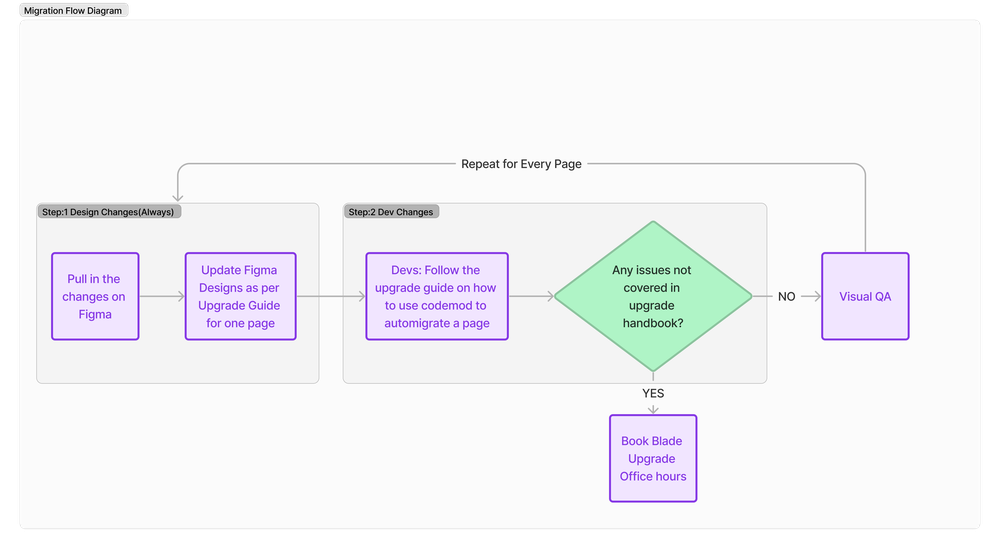
#> input picture packages/blade/migration-v11-workflow.png, 1000 x 549 px, shrunk from 4072 x 2235 before the run
$ python verifyRazorSenseMedia.py --reference-dir .. --candidate-dir .. --min-ssim 1.0 --min-psnr 1.0 --max-delta-e-p95 1.0 --max-edge-shift 1.0
#> lines starting #> are read from the running program, lines starting #| are printed output that depends on the picture
#!/usr/bin/env python3
"""Native-resolution perceptual gates for RazorSense media derivatives."""

from __future__ import annotations

import argparse
import json
import math
import sys
from pathlib import Path

import numpy as np
from PIL import Image
from scipy.ndimage import distance_transform_edt, gaussian_filter, sobel


def parse_args() -> argparse.Namespace:
    parser = argparse.ArgumentParser(description=__doc__)
    parser.add_argument("--reference-dir", required=True, type=Path)
    parser.add_argument("--candidate-dir", required=True, type=Path)
    parser.add_argument("--min-ssim", required=True, type=float)
    parser.add_argument("--min-psnr", required=True, type=float)
    parser.add_argument("--max-delta-e-p95", required=True, type=float)
    parser.add_argument("--max-edge-shift", required=True, type=float)
    return parser.parse_args()


def load_rgb(path: Path) -> np.ndarray:
    with Image.open(path) as image:
        return np.asarray(image.convert("RGB"), dtype=np.float64) / 255.0


def srgb_to_linear(rgb: np.ndarray) -> np.ndarray:
    return np.where(rgb <= 0.04045, rgb / 12.92, ((rgb + 0.055) / 1.055) ** 2.4)


def linear_rgb_to_lab(rgb: np.ndarray) -> np.ndarray:
    matrix = np.array(
        [
            [0.4124564, 0.3575761, 0.1804375],
            [0.2126729, 0.7151522, 0.0721750],
            [0.0193339, 0.1191920, 0.9503041],
        ]
    )
    xyz = rgb @ matrix.T
    xyz /= np.array([0.95047, 1.0, 1.08883])
    delta = 6.0 / 29.0
    f = np.where(xyz > delta**3, np.cbrt(xyz), xyz / (3 * delta**2) + 4.0 / 29.0)
    return np.stack(
        [116.0 * f[..., 1] - 16.0, 500.0 * (f[..., 0] - f[..., 1]), 200.0 * (f[..., 1] - f[..., 2])],
        axis=-1,
    )


def windowed_ssim(reference: np.ndarray, candidate: np.ndarray) -> float:
    sigma = 1.5
    mu_reference = gaussian_filter(reference, sigma=(sigma, sigma, 0), mode="reflect")
    mu_candidate = gaussian_filter(candidate, sigma=(sigma, sigma, 0), mode="reflect")
    variance_reference = gaussian_filter(reference * reference, sigma=(sigma, sigma, 0), mode="reflect") - mu_reference**2
    variance_candidate = gaussian_filter(candidate * candidate, sigma=(sigma, sigma, 0), mode="reflect") - mu_candidate**2
    covariance = gaussian_filter(reference * candidate, sigma=(sigma, sigma, 0), mode="reflect") - mu_reference * mu_candidate
    c1 = 0.01**2
    c2 = 0.03**2
    score = ((2 * mu_reference * mu_candidate + c1) * (2 * covariance + c2)) / (
        (mu_reference**2 + mu_candidate**2 + c1) * (variance_reference + variance_candidate + c2)
    )
    return float(np.mean(score))


def linear_psnr(reference: np.ndarray, candidate: np.ndarray) -> float:
    mse = float(np.mean((reference - candidate) ** 2))
    return math.inf if mse == 0.0 else 10.0 * math.log10(1.0 / mse)


def delta_e_2000(lab1: np.ndarray, lab2: np.ndarray) -> np.ndarray:
    l1, a1, b1 = np.moveaxis(lab1, -1, 0)
    l2, a2, b2 = np.moveaxis(lab2, -1, 0)
    c1 = np.hypot(a1, b1)
    c2 = np.hypot(a2, b2)
    c_bar = (c1 + c2) / 2.0
    g = 0.5 * (1.0 - np.sqrt(c_bar**7 / (c_bar**7 + 25.0**7)))
    a1_prime = (1.0 + g) * a1
    a2_prime = (1.0 + g) * a2
    c1_prime = np.hypot(a1_prime, b1)
    c2_prime = np.hypot(a2_prime, b2)
    h1_prime = np.mod(np.degrees(np.arctan2(b1, a1_prime)), 360.0)
    h2_prime = np.mod(np.degrees(np.arctan2(b2, a2_prime)), 360.0)

    delta_l = l2 - l1
    delta_c = c2_prime - c1_prime
    delta_h_angle = h2_prime - h1_prime
    delta_h_angle = np.where(delta_h_angle > 180.0, delta_h_angle - 360.0, delta_h_angle)
    delta_h_angle = np.where(delta_h_angle < -180.0, delta_h_angle + 360.0, delta_h_angle)
    delta_h_angle = np.where(c1_prime * c2_prime == 0.0, 0.0, delta_h_angle)
    delta_h = 2.0 * np.sqrt(c1_prime * c2_prime) * np.sin(np.radians(delta_h_angle) / 2.0)

    l_bar = (l1 + l2) / 2.0
    c_bar_prime = (c1_prime + c2_prime) / 2.0
    h_difference = np.abs(h1_prime - h2_prime)
    h_sum = h1_prime + h2_prime
    h_bar = np.where(
        c1_prime * c2_prime == 0.0,
        h_sum,
        np.where(h_difference <= 180.0, h_sum / 2.0, np.where(h_sum < 360.0, (h_sum + 360.0) / 2.0, (h_sum - 360.0) / 2.0)),
    )

    t = (
        1.0
        - 0.17 * np.cos(np.radians(h_bar - 30.0))
        + 0.24 * np.cos(np.radians(2.0 * h_bar))
        + 0.32 * np.cos(np.radians(3.0 * h_bar + 6.0))
        - 0.20 * np.cos(np.radians(4.0 * h_bar - 63.0))
    )
    delta_theta = 30.0 * np.exp(-((h_bar - 275.0) / 25.0) ** 2)
    r_c = 2.0 * np.sqrt(c_bar_prime**7 / (c_bar_prime**7 + 25.0**7))
    s_l = 1.0 + (0.015 * (l_bar - 50.0) ** 2) / np.sqrt(20.0 + (l_bar - 50.0) ** 2)
    s_c = 1.0 + 0.045 * c_bar_prime
    s_h = 1.0 + 0.015 * c_bar_prime * t
    r_t = -np.sin(np.radians(2.0 * delta_theta)) * r_c

    l_term = delta_l / s_l
    c_term = delta_c / s_c
    h_term = delta_h / s_h
    return np.sqrt(np.maximum(0.0, l_term**2 + c_term**2 + h_term**2 + r_t * c_term * h_term))


def luminance(rgb: np.ndarray) -> np.ndarray:
    return rgb[..., 0] * 0.2126 + rgb[..., 1] * 0.7152 + rgb[..., 2] * 0.0722


def sobel_edge_mask(rgb: np.ndarray) -> np.ndarray:
    luma = luminance(rgb)
    magnitude = np.hypot(sobel(luma, axis=0, mode="reflect"), sobel(luma, axis=1, mode="reflect"))
    nonzero = magnitude[magnitude > 1e-9]
    if nonzero.size == 0:
        return np.zeros_like(magnitude, dtype=bool)
    threshold = max(float(np.percentile(nonzero, 90.0)), 1e-6)
    return magnitude >= threshold


def symmetric_edge_distance(reference: np.ndarray, candidate: np.ndarray) -> float:
    reference_edges = sobel_edge_mask(reference)
    candidate_edges = sobel_edge_mask(candidate)
    if not reference_edges.any() and not candidate_edges.any():
        return 0.0
    if not reference_edges.any() or not candidate_edges.any():
        return math.inf
    to_candidate = distance_transform_edt(~candidate_edges)[reference_edges]
    to_reference = distance_transform_edt(~reference_edges)[candidate_edges]
    return float(max(np.percentile(to_candidate, 95.0), np.percentile(to_reference, 95.0)))


def candidate_matches(reference: Path, candidate_files: list[Path]) -> list[Path]:
    exact = [path for path in candidate_files if path.name == reference.name]
    variants = [path for path in candidate_files if path.stem.startswith(f"{reference.stem}-")]
    return sorted(exact + variants)


def main() -> int:
    args = parse_args()
    references = sorted(args.reference_dir.glob("*.png"))
    candidates = sorted(args.candidate_dir.glob("*.png"))
    if not references:
        print(json.dumps({"error": f"No reference PNGs in {args.reference_dir}"}), file=sys.stderr)
        return 1

    used_candidates: set[Path] = set()
    failed = False
    comparisons = 0
    for reference_path in references:
        matches = candidate_matches(reference_path, candidates)
        if not matches:
            print(json.dumps({"reference": reference_path.name, "error": "missing candidate"}))
            failed = True
            continue

        reference_srgb = load_rgb(reference_path)
#> in load_rgb, image is the input picture: PIL image 1000x549 RGBA; mean R, G, B, A 219.7, 219.8, 222.5, 228
        reference_linear = srgb_to_linear(reference_srgb)
        reference_lab = linear_rgb_to_lab(reference_linear)
        for candidate_path in matches:
            used_candidates.add(candidate_path)
            comparisons += 1
            candidate_srgb = load_rgb(candidate_path)
            if candidate_srgb.shape != reference_srgb.shape:
                result = {
                    "reference": reference_path.name,
                    "candidate": candidate_path.name,
                    "error": "native resolution mismatch",
                    "referenceShape": list(reference_srgb.shape),
                    "candidateShape": list(candidate_srgb.shape),
                    "passed": False,
                }
                print(json.dumps(result, sort_keys=True))
                failed = True
                continue

            candidate_linear = srgb_to_linear(candidate_srgb)
            ssim = windowed_ssim(reference_linear, candidate_linear)
#> in windowed_ssim, `variance_reference = gaussian_filter(reference * reference, sigma=(sig..`:
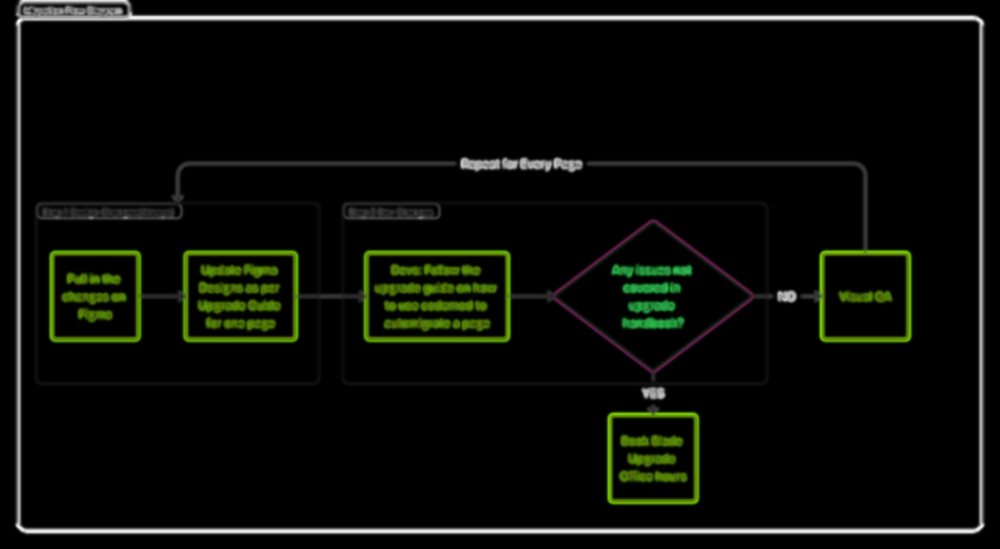
#> variance_reference: shape (549, 1000, 3) float64; mean of channels 0, 1, 2 0.00971, 0.0117, 0.00705; drawn with min black and max white
#> in windowed_ssim, `score = ((2 * mu_reference * mu_candidate + c1) * (2 * covariance + c2..`: score: shape (549, 1000, 3) float64; every value is 1
#> ssim = 1
            psnr = linear_psnr(reference_linear, candidate_linear)
#> in linear_psnr, `mse = float(np.mean((reference - candidate) ** 2))`: mse = 0
#> psnr = inf
            psnr_report: float | str = psnr if math.isfinite(psnr) else "Infinity"
#> psnr_report = 'Infinity'
            delta_e_p95 = float(np.percentile(delta_e_2000(reference_lab, linear_rgb_to_lab(candidate_linear)), 95.0))
#> in delta_e_2000, `l1, a1, b1 = np.moveaxis(lab1, -1, 0)`:
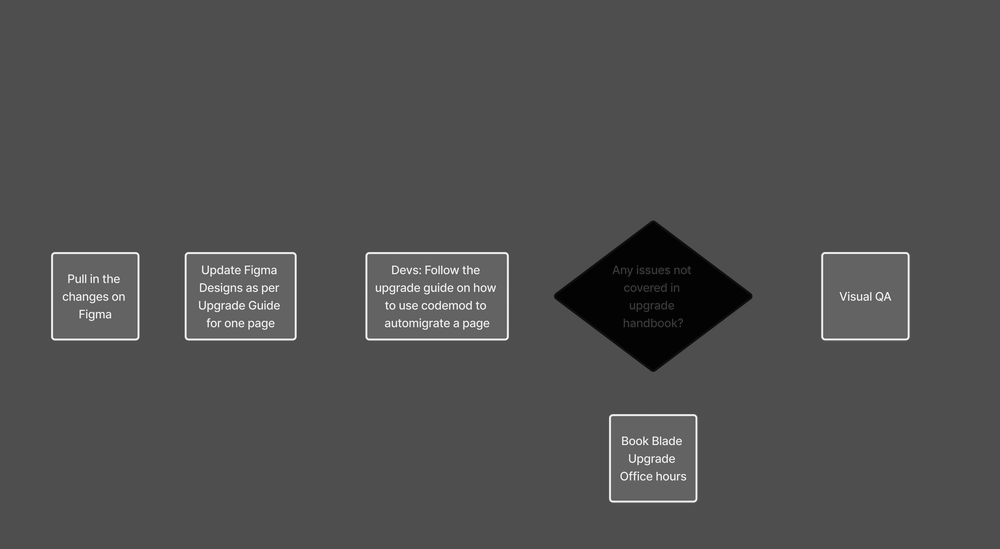
#> a1: shape (549, 1000) float64; min -32.15, max 72.74, mean 0.6; drawn with min black and max white
#> in delta_e_2000, `l1, a1, b1 = np.moveaxis(lab1, -1, 0)`:
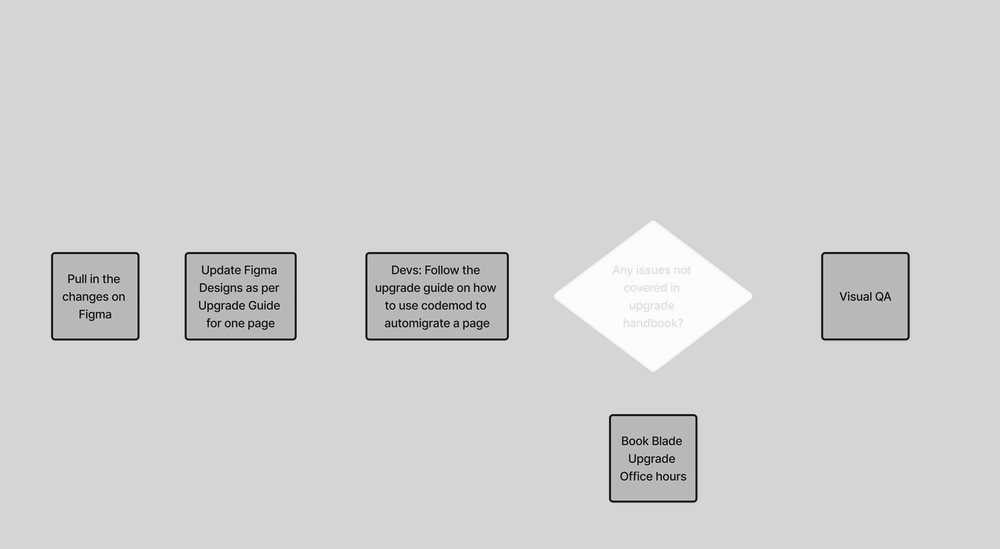
#> b1: shape (549, 1000) float64; min -83.55, max 16.45, mean -1.31; drawn with min black and max white
#> in delta_e_2000, `h1_prime = np.mod(np.degrees(np.arctan2(b1, a1_prime)), 360.0)`:
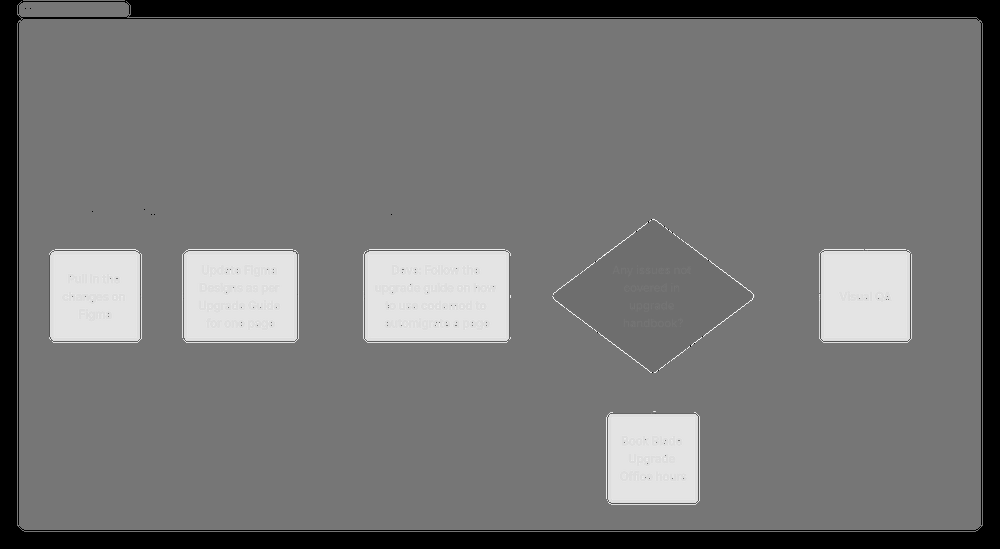
#> h1_prime: shape (549, 1000) float64; min 0, max 355.9, mean 162.4; drawn with min black and max white
#> in delta_e_2000, `delta_l = l2 - l1`: delta_l: shape (549, 1000) float64; every value is 0
#> in delta_e_2000, `t = ( 1.0 - 0.17 * np.cos(np.radians(h_bar - 30.0)) + 0.24 * np.cos(np..`:
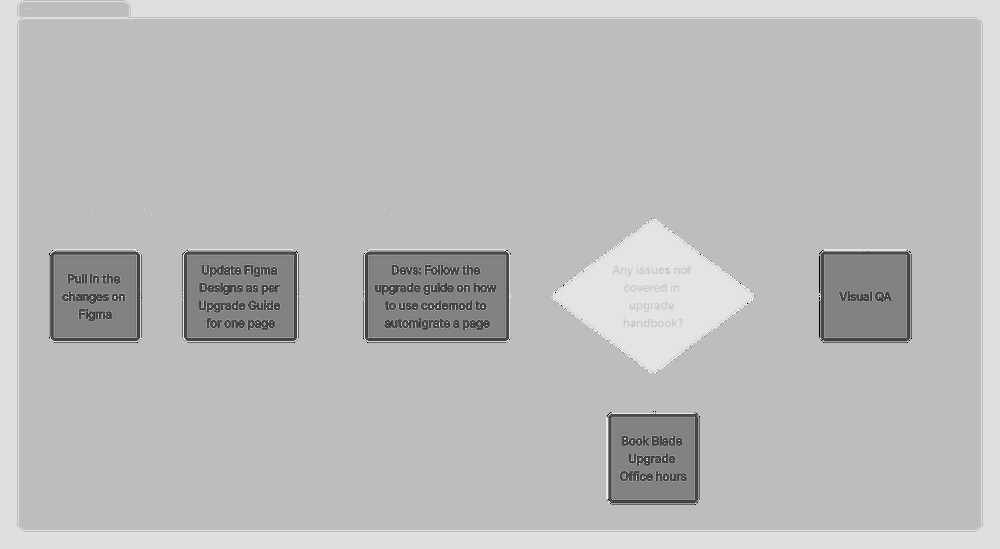
#> t: shape (549, 1000) float64; min 0.434, max 1.45, mean 1.18; drawn with min black and max white
#> delta_e_p95 = 0
            edge_shift = symmetric_edge_distance(reference_linear, candidate_linear)
#> in sobel_edge_mask, `magnitude = np.hypot(sobel(luma, axis=0, mode="reflect"), sobel(luma, ..`:
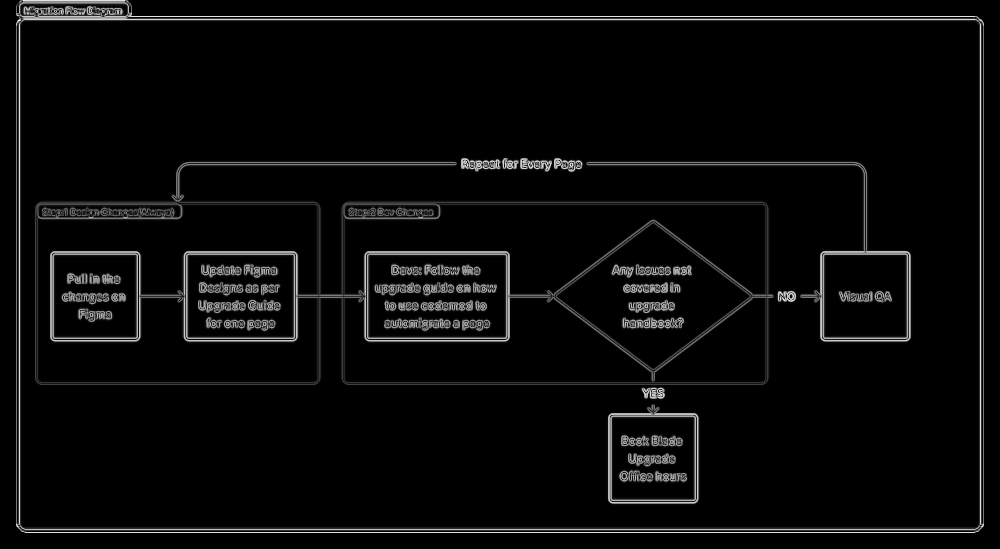
#> magnitude: shape (549, 1000) float64; min 0, max 4.47, mean 0.176; drawn with min black and max white
#> in sobel_edge_mask, `threshold = max(float(np.percentile(nonzero, 90.0)), 1e-6)`: threshold = 3.01
#> in sobel_edge_mask, `return magnitude >= threshold`:
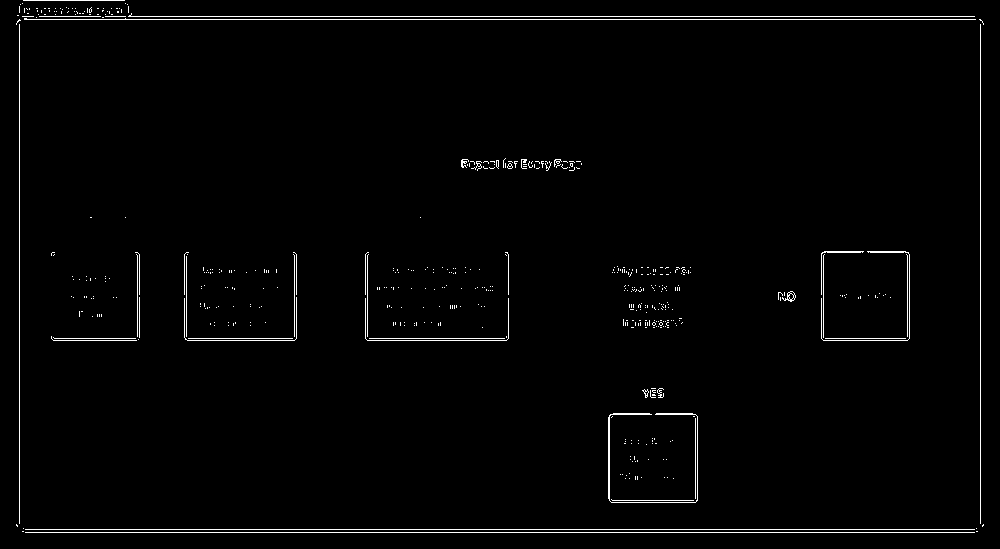
#> returned value: shape (549, 1000) bool; 1.6% white in thin lines or dots
#> in symmetric_edge_distance, `to_candidate = distance_transform_edt(~candidate_edges)[reference_edges]`: to_candidate = 8959 values from 0 to 0
#> edge_shift = 0
            pixel_identical = bool(np.array_equal(reference_srgb, candidate_srgb))
#> pixel_identical = True
            png_bytes_identical = reference_path.read_bytes() == candidate_path.read_bytes()
            passed = (
                ssim >= args.min_ssim
                and psnr >= args.min_psnr
                and delta_e_p95 <= args.max_delta_e_p95
                and edge_shift <= args.max_edge_shift
            )
#> passed = True
            print(
                json.dumps(
                    {
                        "candidate": candidate_path.name,
                        "deltaE2000P95": delta_e_p95,
                        "edgeShiftP95Px": edge_shift,
                        "linearPSNRdB": psnr_report,
                        "passed": passed,
                        "pixelIdentical": pixel_identical,
                        "pngBytesIdentical": png_bytes_identical,
                        "reference": reference_path.name,
                        "ssim": ssim,
                    },
                    allow_nan=False,
                    sort_keys=True,
                )
            )
#> (printed output is left out)
            failed = failed or not passed
#> failed = False

    extra_candidates = sorted(path.name for path in candidates if path not in used_candidates)
    if extra_candidates:
        print(json.dumps({"error": "extra candidates", "files": extra_candidates}))
        failed = True

    print(json.dumps({"comparisons": comparisons, "passed": not failed}, sort_keys=True))
#| {"comparisons": 2, "passed": true}
    return 1 if failed else 0


if __name__ == "__main__":
    raise SystemExit(main())
#> (the program exits here)
